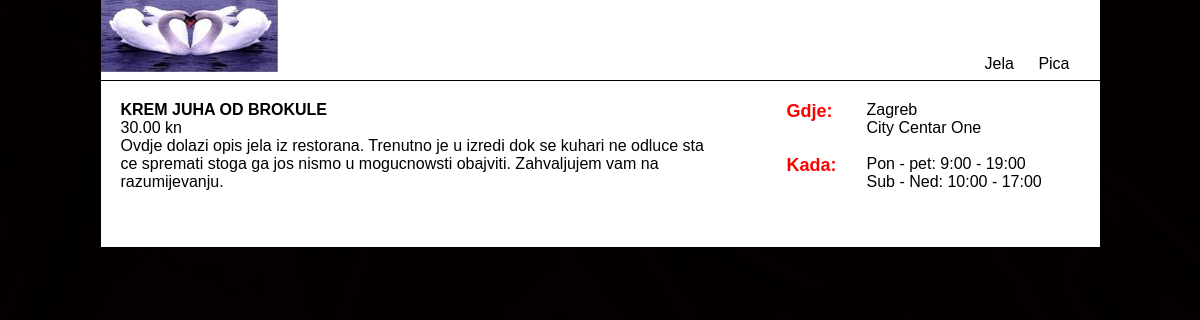
Screenshot of /index.php?page=item&stockID=4 with the database file from the repository.
### tables this page shows
CREATE TABLE `category` (
  `categoryID` int(2) NOT NULL,
  `name` varchar(50) NOT NULL
);

CREATE TABLE `stock` (
  `stockID` int(2) NOT NULL,
  `name` varchar(100) NOT NULL,
  `categoryID` int(1) NOT NULL,
  `price` decimal(5,2) NOT NULL,
  `thumbnail` varchar(100) NOT NULL,
  `bigphoto` varchar(100) NOT NULL,
  `description` varchar(1000) NOT NULL
);

### categoryList.php (the view)
<?php
$cat_sql="SELECT * FROM category";
			$cat_query=mysqli_query($dbconnect, $cat_sql);
			$cat_rs=mysqli_fetch_assoc($cat_query);
			do { ?>
			<a href="index.php?page=category&categoryID=<?php echo $cat_rs['categoryID']; ?>"><?php echo $cat_rs['name']; ?></a>
				<?php
			} while ($cat_rs=mysqli_fetch_assoc($cat_query))
?>

### item.php (shortened to what this page needs)
<?php
	$item_sql="SELECT * FROM stock WHERE stockID=".$_GET['stockID'];
	if($item_query=mysqli_query($dbconnect, $item_sql)) {
		$item_rs=mysqli_fetch_assoc($item_query);
		?>
		<h1><?php echo $item_rs['name']; ?></h1>
		<p><?php echo $item_rs['price']; ?> kn</p>
		<p><?php echo $item_rs['description']; ?></p>
		<?php
	}
?>

### styles.css (style rules this page uses)
* { margin:0px; padding:0px; }
body { background-image:url(images/black.jpg); font-family:Arial, Helvetica, sans-serif; }
p { font-family:Arial, Helvetica, sans-serif; }
.navigation a:link { text-decoration:none; color:#000; font-family:Arial, Helvetica, sans-serif; margin: 0px 10px 0px 10px; }
h1 { font-family:Arial, Helvetica, sans-serif; font-size: 16px; font-weight: bold; }

### rows the page displays
category: name "Jela"
category: name "Pica"
stock: name "KREM JUHA OD BROKULE", price "30.00", description "Ovdje dolazi opis jela iz restorana. Trenutno je u izredi dok se kuhari ne odluce sta ce spremati stoga ga jos nismo u mogucnowsti obajviti. Zahvaljujem vam na razumijevanju."
